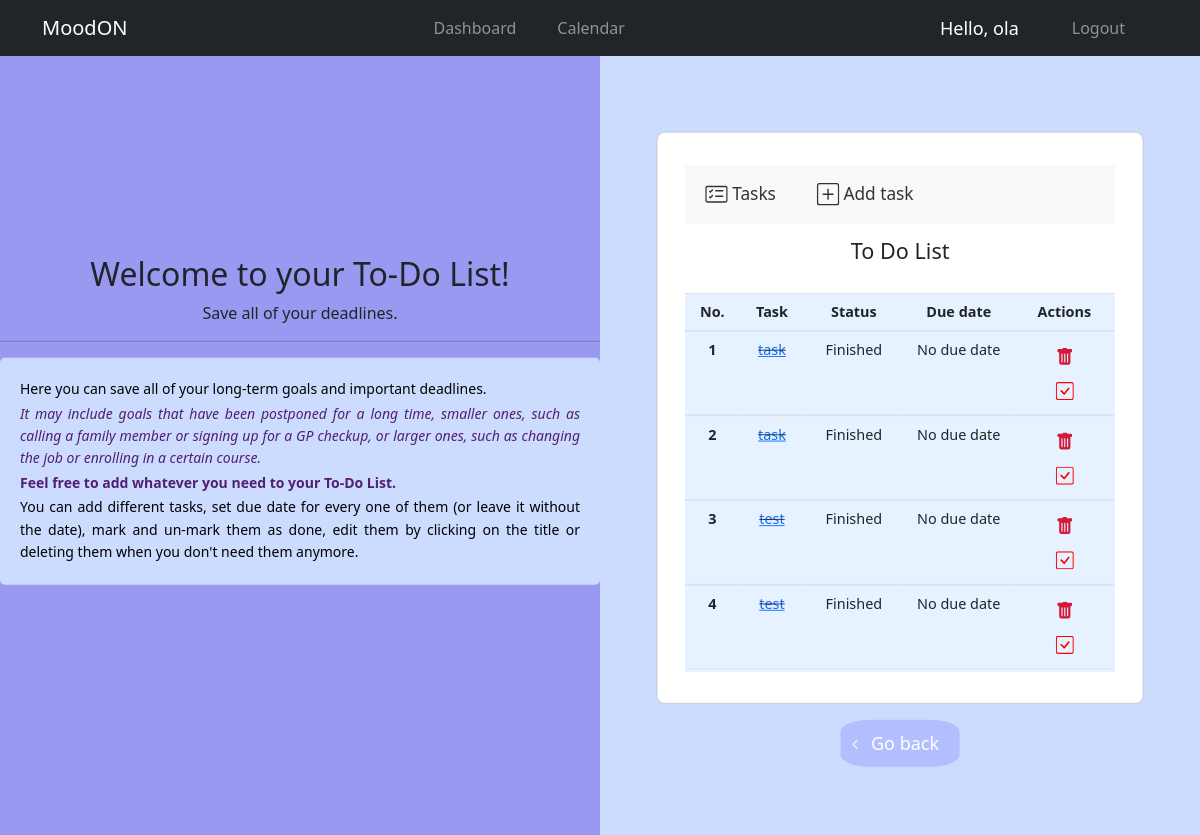
/to-do/ (signed in), run on an earlier commit of the app's database.
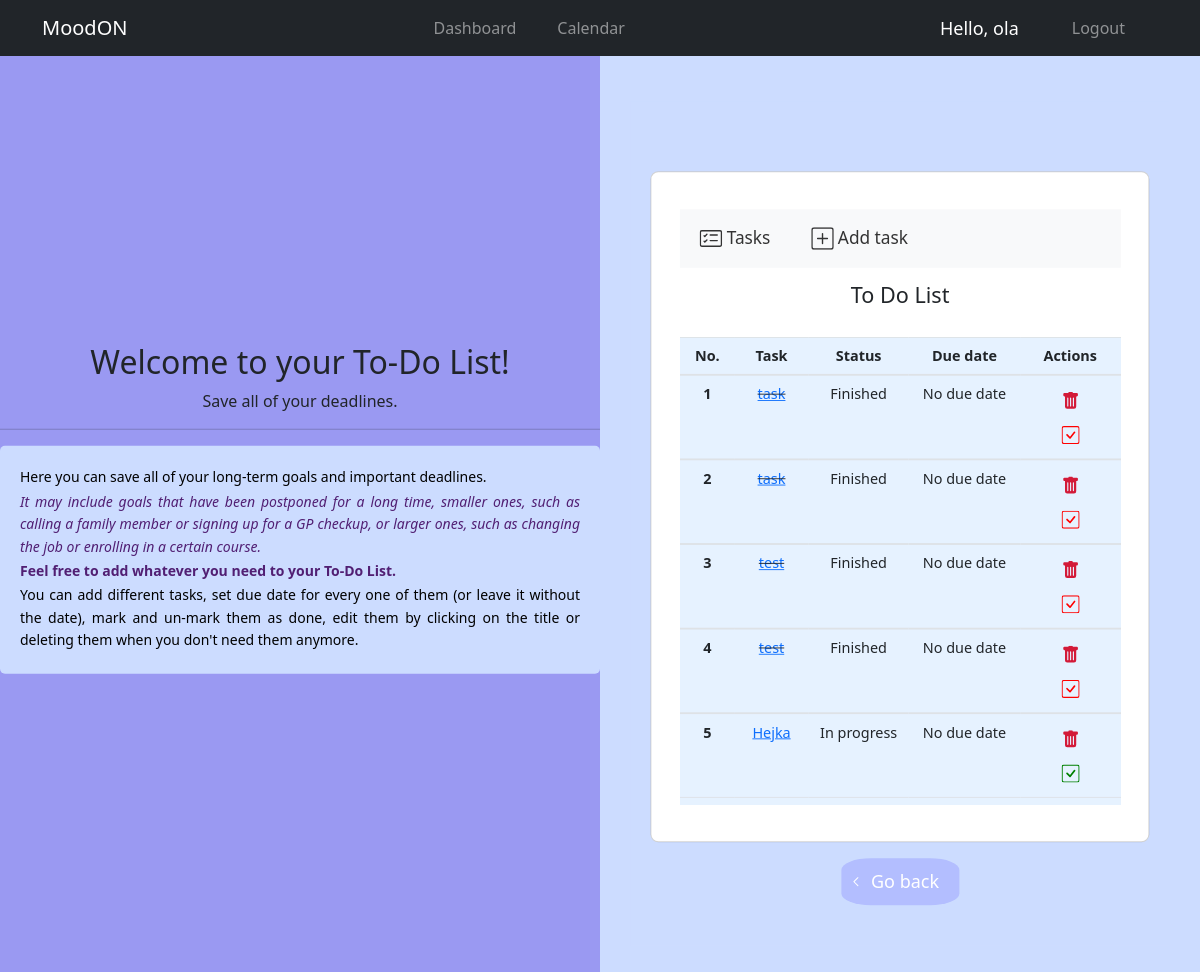
And on a later commit of the database.
### mood_tracker/models.py (models this page shows, shortened)
class Task(models.Model):
    user = models.ForeignKey(User, on_delete=models.CASCADE, default=1)
    title = models.CharField(max_length=100)
    description = models.TextField(null=True, blank=True)
    due_date = models.DateTimeField(null=True, blank=True)
    is_finished = models.BooleanField(default=False)
    is_notified = models.BooleanField(default=False)
    class Meta:
        ordering = ('due_date',)
    def has_alarm(self):
        return self.due_date is not None
    def has_expired(self):
        if self.has_alarm():
            return timezone.now() > self.due_date
        else:
            return False
    def status(self):
        if self.is_finished:
            return 'Finished'
        elif self.has_expired():
            return 'Expired'
        else:
            return "In progress"

### mood_tracker/views.py (the view)
# urls.py: path('to-do/', views.info_tasks, name='info_tasks'),
def info_tasks(request):
    tasks = Task.objects.filter(user=request.user)
    return render(request, 'to-do/task_list.html', {'tasks': tasks})

### mood_tracker/templates/to-do/task_list.html (shortened to what the changed rows need)
{% extends 'main/main.html' %}
{% load static %}
{% block content %}
<head>
    <link href="https://cdn.jsdelivr.net/npm/bootstrap@5.2.2/dist/css/bootstrap.min.css" rel="stylesheet">
</head>
<div class="split left">
    <div class="centered">
        <div class="title">
            <h2>Welcome to your To-Do List!</h2>
        </div>
    </div>
</div>
<div class="split right">
    <div class="centered">
        <section style="background-color: #ccdcff;">
            <div class="container-body">
                <div class="row d-flex justify-content-center align-items-center h-100">
                    <div class="col-12">
                        <div class="card rounded-3">
                            <div class="card-body p-1">
                                <div class="inside">
                                    <table class="table mb-4">
                                        <thead>
                                        <tr>
                                            <th scope="col">No.</th>
                                            <th scope="col">Task</th>
                                            <th scope="col">Status</th>
                                            <th scope="col">Due date</th>
                                            <th scope="col">Actions</th>
                                        </tr>
                                        </thead>
                                        {% for task in tasks %}
                                        <tbody>
                                        <tr>
                                            <th scope="row">{{ forloop.counter }}</th>
                                            <td>
                                                {% if task.is_finished %}
                                                <del>
                                                    <a href="{% url 'task_update' task.id %}">
                                                        {{task.title}}</a>
                                                </del>
                                                {% else %}
                                                <a href="{% url 'task_update' task.id %}"> {{task.title}}</a>
                                                {% endif %}
                                            </td>
                                            {% if task.status == "Expired" %}
                                            <td class="passed">{{task.status}}</td>
                                            {% else %}
                                            <td>{{task.status}}</td>
                                            {% endif %}
                                            {% if task.has_alarm %}
                                            <td>{{task.due_date}}</td>
                                            {% else %}
                                            <td>No due date</td>
                                            {% endif %}
                                            <td>
                                                <form action="{% url 'task_delete' task.id%}" method="post" style="display: inline">
                                                    <button type="submit" class="btn" onclick="return confirm('are you sure?')">
                                                    </button>
                                                </form>
                                                {% if task.is_finished %}
                                                    <a href="{% url 'unfinish_task' task.id %}" class="btn">
                                                    </a>
                                                {% else %}
                                                    <a href="{% url 'finish_task' task.id %}" class="btn">
                                                    </a>
                                                {% endif %}
                                            </td>
                                        </tr>
                                        </tbody>
                                        {% endfor %}
                                    </table>
                                </div>
                            </div>
                        </div>
                    </div>
                </div>
            </div>
        </section>
    </div>
{% endblock %}

What changed in the data, as far as the page shows it:
added Task: title "Hejka", status "In progress", shows "No due date"
